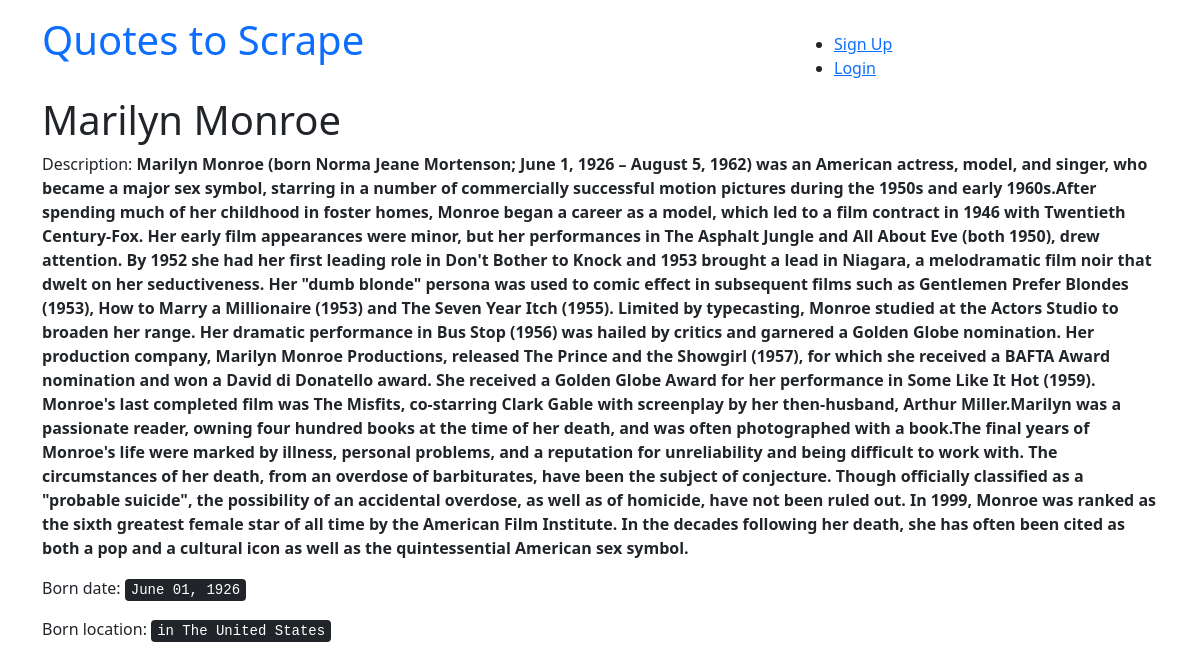
Screenshot of /detail/Marilyn Monroe with the database file from the repository.
### quotes/models.py (models this page shows, shortened)
class Author(models.Model):
    fullname = models.CharField(max_length=50)
    born_date = models.CharField(max_length=50)
    born_location = models.CharField(max_length=150)
    description = models.TextField()
    created_at = models.DateTimeField(auto_now_add=True)

### quotes/views.py (the view)
# urls.py: path('detail/<str:author_fullname>', views.detail, name='detail'),
def detail(request, author_fullname):
   author = get_object_or_404(Author, fullname=author_fullname)
   return render(request, 'quotes/author_detail.html', {"author": author})

### quotes/templates/quotes/author_detail.html
{% extends "quotes/base.html" %} {% block content %}
<h1>{{author.fullname}}</h1>
<p>Description: <b>{{author.description}}</b></p>
<p>Born date: <kbd>{{author.born_date}}</kbd></p>
<p>Born location: <kbd>{{author.born_location}}</kbd></p>
{% endblock %}

### rows the page displays
Author: fullname "Marilyn Monroe", description "Marilyn Monroe (born Norma Jeane Mortenson; June 1, 1926 – August 5, 1962) was an American actress, model, and singer, who became a major sex symbol, starring in a number of commercially successful motion pictures during the 1950s and early 1960s.After spending much of her childhood in foster homes, Monroe began a career as a model, which led to a film contract in 1946 with Twentieth Century-Fox. Her early film appearances were minor, but her performances in The Asphalt Jungle and All About Eve (both 1950), drew attention. By 1952 she had her first leading role in Don't Bother to Knock and 1953 brought a lead in Niagara, a melodramatic film noir that dwelt on her seductiveness. Her \"dumb…", born_date "June 01, 1926", born_location "in The United States"
